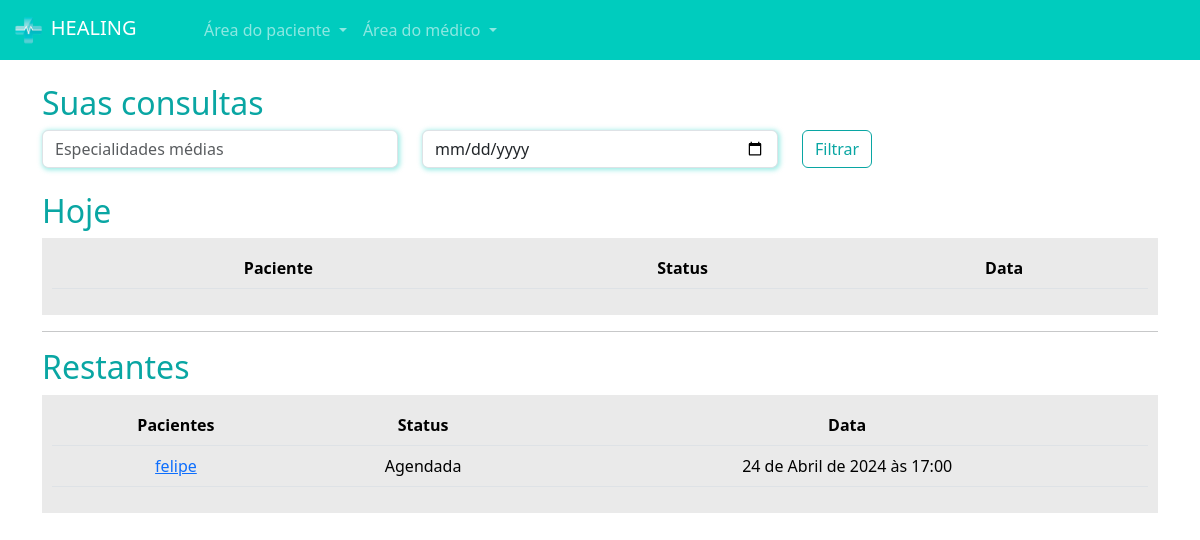
/medicos/consultas_medico/ (signed in), run on the app's committed database.
### paciente/models.py (models this page shows, shortened)
class Consulta(models.Model):
    status_choices =(
        ("A", "Agendada"),
        ("F", "Finalizada"),
        ("C", "Cancelada"),
        ("I", "Iniciada")
    )
    paciente = models.ForeignKey(User, on_delete=models.DO_NOTHING)
    data_aberta = models.ForeignKey(DatasAbertas, on_delete=models.DO_NOTHING)
    status = models.CharField(max_length=1, choices=status_choices, default="A")
    link = models.URLField(null=True, blank=True)

### medico/models.py (models this page shows, shortened)
class DatasAbertas(models.Model):
    data = models.DateTimeField()
    user = models.ForeignKey(User, on_delete=models.DO_NOTHING)
    agendado = models.BooleanField(default=False)

### medico/views.py (the view)
# urls.py: path('consultas_medico/', views.consultas_medico, name='consultas_medico'),
def consultas_medico(request):
    if not is_medico(request.user):
        messages.add_message(request, constants.WARNING, "Somente médicos podem abrir horários!")
        return redirect('/usuarios/sair')
    hoje = datetime.now().date()
    consultas_hoje = Consulta.objects.filter(data_aberta__user=request.user).filter(data_aberta__data__gte=hoje).filter(data_aberta__data__lt=hoje +timedelta(days=1))
    consultas_restantes = Consulta.objects.exclude(id__in=consultas_hoje.values('id')).filter(data_aberta__user=request.user)
    context = {'consultas_hoje': consultas_hoje, 'consultas_restantes': consultas_restantes, 'is_medico': is_medico(request.user)}
    return render(request, 'consultas_medico.html', context)

### medico/models.py (called while the page is built)
def is_medico(user):
    return DadosMedico.objects.filter(user=user).exists()

### medico/templates/consultas_medico.html (shortened to what this page needs)
{% extends "base.html" %}
{% load static %}
{% block 'head' %}
<link rel="stylesheet" href="{% static 'medicos/css/abrir_horario.css' %}">
<link rel="stylesheet" href="{% static 'usuarios/css/usuarios.css' %}">
<link rel="stylesheet" href="{% static 'medicos/css/cadastro_medico.css' %}">
<link rel="stylesheet" href="{% static 'pacientes/css/home.css' %}">
<link rel="stylesheet" href="https://cdn.jsdelivr.net/npm/bootstrap-icons@1.11.3/font/bootstrap-icons.min.css">
{% endblock 'head' %}
{% block 'body' %}
{% include "partials/navbar.html" %}
<div class="container">
<br>
<h2><span class="color-dark">Suas consultas</span></h2>
<div class="row">
<div class="col-md">
<input type="text" name="especialidades" id="" class="form-control shadow-main-color" placeholder="Especialidades médias">
</div>
<div class="col-md">
<input type="date" name="data" id="" class="form-control shadow-main-color" placeholder="Data da consulta">
</div>
<div class="col-md">
<input type="submit" value="Filtrar" class="btn btn-dark-color-outline">
</div>
</div>
<br>
<h2><span class="color-dark">Hoje</span></h2>
<div class="list-minhas-consultas">
<table class="table">
<thead>
<tr>
<th scope="col">Paciente</th>
<th scope="col">Status</th>
<th scope="col">Data</th>
</tr>
</thead>
</table>
</div>
<hr>
<h2><span class="color-dark">Restantes</span></h2>
<div class="list-minhas-consultas">
<table class="table">
<thead>
<tr>
<th scope="col">Pacientes</th>
<th scope="col">Status</th>
<th scope="col">Data</th>
</tr>
</thead>
<tbody>
{% for consulta in consultas_restantes %}
<tr>
<td><a href="{% url 'consulta_area_medico' consulta.id %}">{{consulta.paciente}}</a></td>
<td>{{consulta.get_status_display}}</td>
<td>{{consulta.data_aberta.data}}</td>
</tr>
{% endfor %}
</tbody>
</table>
</div>
</div>
{% endblock 'body' %}

### templates/static/geral/css/base.css (style rules this page uses)
:root { --main-color: #00CCBE; --dark-color: #09A6A3; --contrast-color: #FFD686; }
.color-dark { color: var(--dark-color); }

### templates/static/usuarios/css/usuarios.css (style rules this page uses)
.btn-dark-color-outline { border: 1px solid var(--dark-color); color: var(--dark-color) }

### templates/static/medicos/css/cadastro_medico.css (style rules this page uses)
.shadow-main-color { box-shadow: 1px 1px 5px 1px rgba(0, 204, 190,.4); }

### templates/static/pacientes/css/home.css (style rules this page uses)
table { border-collapse: collapse !important; width: 100%; }
th, td { padding: 8px; text-align: center; background-color: #EAEAEA !important; }
th { background-color:#EAEAEA; }
.list-minhas-consultas { background-color: #EAEAEA; padding: 10px; }

### data on the page
Consulta: paciente "felipe", status "Agendada", data_aberta.data "24 de Abril de 2024 às 17:00"
